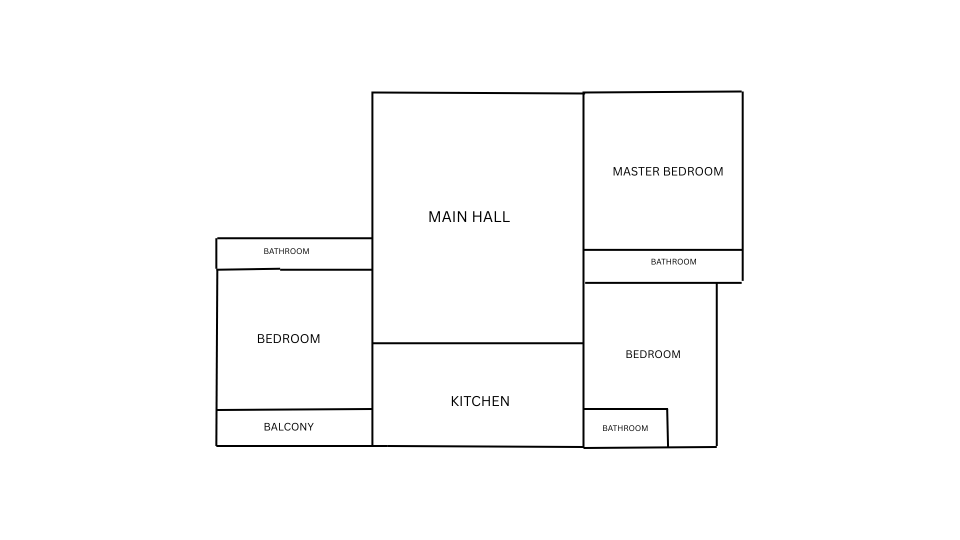
#> input picture Wifi heatmap/modelfloorplan.png, 1920 x 1080 px (shown at 1/2 size); its folder holds only this picture in this run
$ python -i 'wifi heatmap.py'   (imports and definitions only)
#> lines starting #> are read from the running program, lines starting #| are printed output that depends on the picture; after the words box and inside, x2 and y2 are one past the last pixel; in counts of white or black regions, pixels touching at a corner belong together
import cv2
import numpy as np
from PIL import Image, ImageTk, ImageDraw, ImageFont
import tkinter as tk
from tkinter import filedialog
import threading
import subprocess
import platform
from scipy.interpolate import griddata

# [2 lines not run here, left out]
# [1 line that did not run here, left out]
# [1 line not run here, left out]
# [1 line that did not run here, left out]
# [1 line not run here, left out]

# [1 line that did not run here, left out]
# [1 line not run here, left out]
# [1 line that did not run here, left out]
# [2 lines not run here, left out]
# [1 line that did not run here, left out]
# [1 line not run here, left out]

max_w, max_h = 960, 540
tk_img = None
img_resized = None
mask_resized = None
gray_resized = None
dots_map = {}
tk_heatmap_img = None


# [122 lines left out: functions measure_wifi_once, generate_heatmap, on_dot_click, _measure_thread, place_dots, not called in this run]


def load_and_process_image():
    global tk_img, img_resized, mask_resized, gray_resized, dots_map
    path = filedialog.askopenfilename(filetypes=[("Image files", "*.png;*.jpg;*.jpeg;*.bmp")])
#> the answer given: modelfloorplan.png
    if not path:
        return
    color = cv2.imread(path)
#> color is the input picture: shape (1080, 1920, 3); min 0, max 255, mean 251.2
    gray = cv2.cvtColor(color, cv2.COLOR_BGR2GRAY)
    blur = cv2.GaussianBlur(gray, (5, 5), 0)
    thresh = cv2.adaptiveThreshold(blur, 255, cv2.ADAPTIVE_THRESH_GAUSSIAN_C,
                                   cv2.THRESH_BINARY, 11, 2)
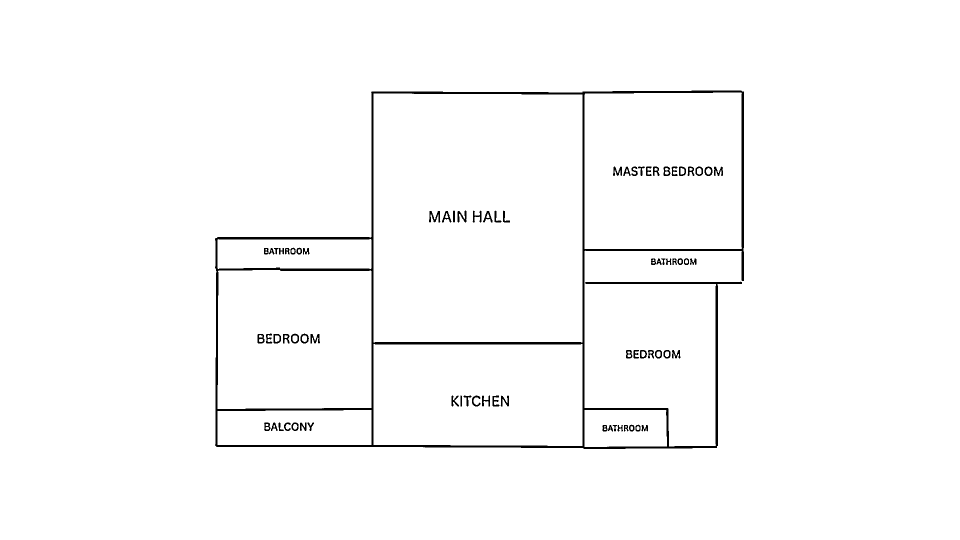
#> thresh: shape (1080, 1920) (shown at 1/2 size); 98.2% white; 74 black regions, largest, box (x1, y1, x2, y2) and area: (430, 181, 1488, 898) 28091, (858, 422, 881, 445) 257, (915, 421, 933, 445) 225
    inv = cv2.bitwise_not(thresh)
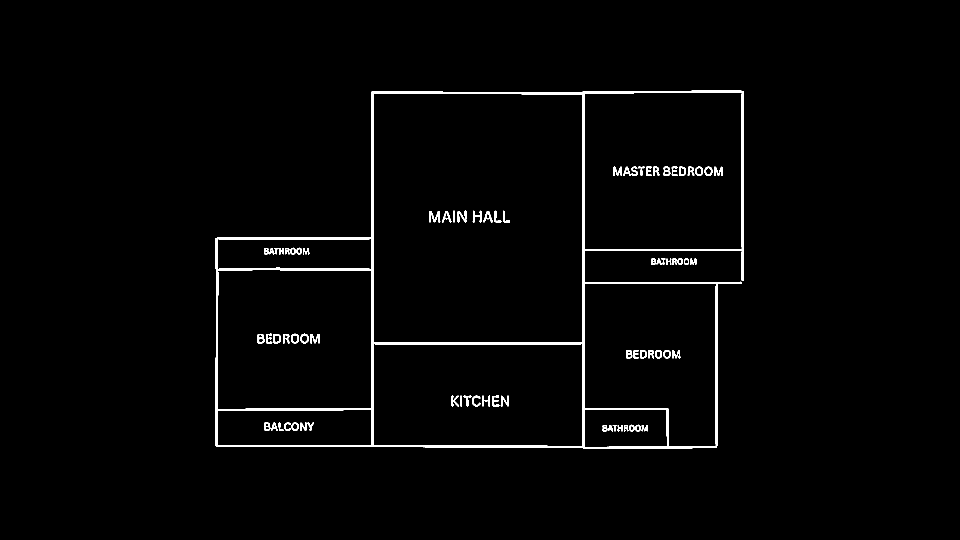
#> inv: shape (1080, 1920) (shown at 1/2 size); 1.8% white; 74 white regions, largest, box (x1, y1, x2, y2) and area: (430, 181, 1488, 898) 28091, (858, 422, 881, 445) 257, (915, 421, 933, 445) 225
    kernel = np.ones((5, 5), np.uint8)
    closed = cv2.morphologyEx(inv, cv2.MORPH_CLOSE, kernel, iterations=2)
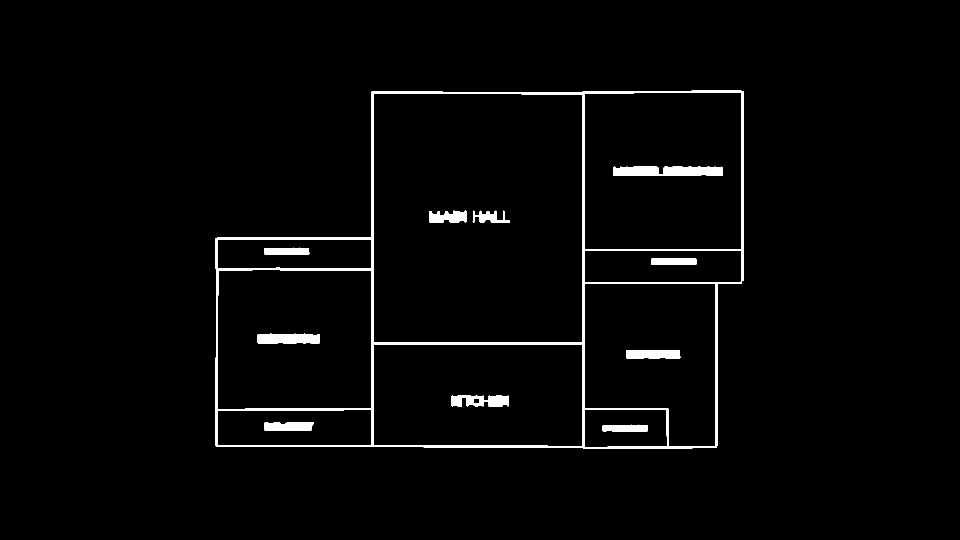
#> closed: shape (1080, 1920) (shown at 1/2 size); 2.2% white; 11 white regions
    contours, _ = cv2.findContours(closed, cv2.RETR_EXTERNAL, cv2.CHAIN_APPROX_SIMPLE)
#> contours = 1 contour; box (x1, y1, x2, y2) and area: (430, 181, 1488, 898) 643107
    if not contours:
        return
    largest = max(contours, key=cv2.contourArea)
#> largest = contour of 58 points, box (x1, y1, x2, y2) (430, 181, 1488, 898), area 643107
    mask = np.zeros_like(gray)
    cv2.drawContours(mask, [largest], -1, 255, -1)
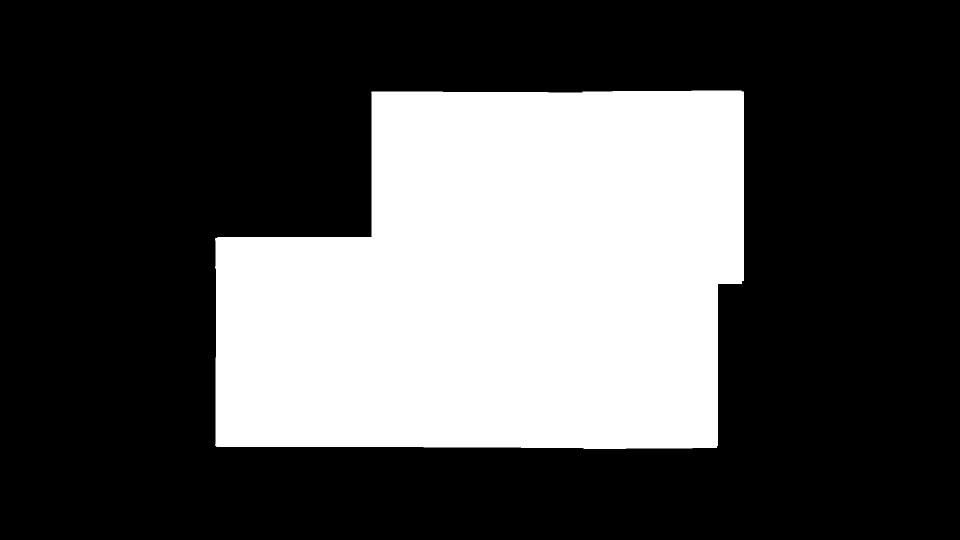
#> mask: shape (1080, 1920) (shown at 1/2 size); 31.1% white; 1 white region, box (x1, y1, x2, y2) and area: (430, 181, 1488, 898) 644872
    h, w = gray.shape
#> h = 1080; w = 1920
    scale = min(max_w / w, max_h / h, 1.0)
#> scale = 0.5
    new_w, new_h = int(w * scale), int(h * scale)
#> new_w = 960; new_h = 540
    img_resized = cv2.resize(color, (new_w, new_h), interpolation=cv2.INTER_AREA)
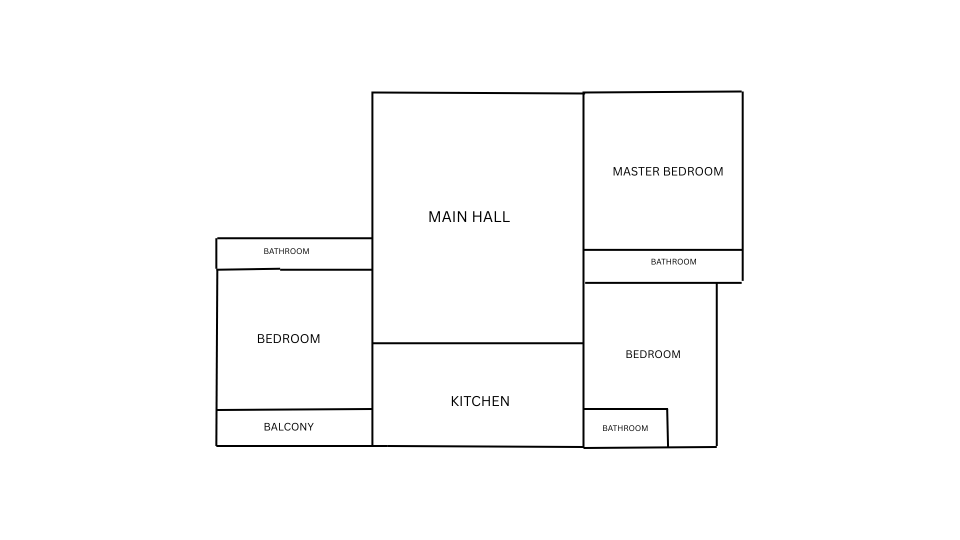
#> img_resized: shape (540, 960, 3); min 0, max 255, mean 251.2
    mask_resized = cv2.resize(mask, (new_w, new_h), interpolation=cv2.INTER_NEAREST)
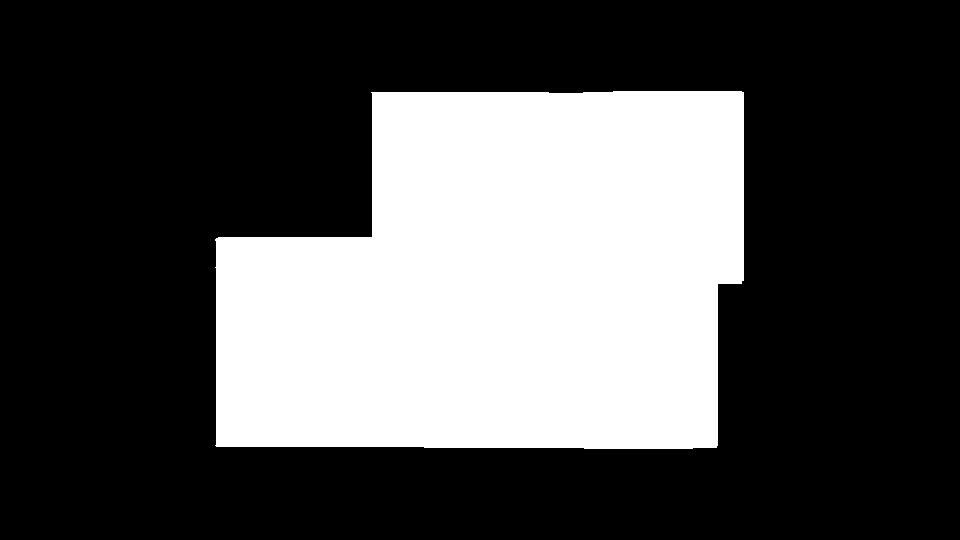
#> mask_resized: shape (540, 960); 31.1% white; 1 white region, box (x1, y1, x2, y2) and area: (215, 91, 744, 449) 161075
    gray_resized = cv2.cvtColor(img_resized, cv2.COLOR_BGR2GRAY)
    pil_img = Image.fromarray(cv2.cvtColor(img_resized, cv2.COLOR_BGR2RGB))
    tk_img = ImageTk.PhotoImage(pil_img)
#> (the run stopped early here; a loop or call above may not have finished)
